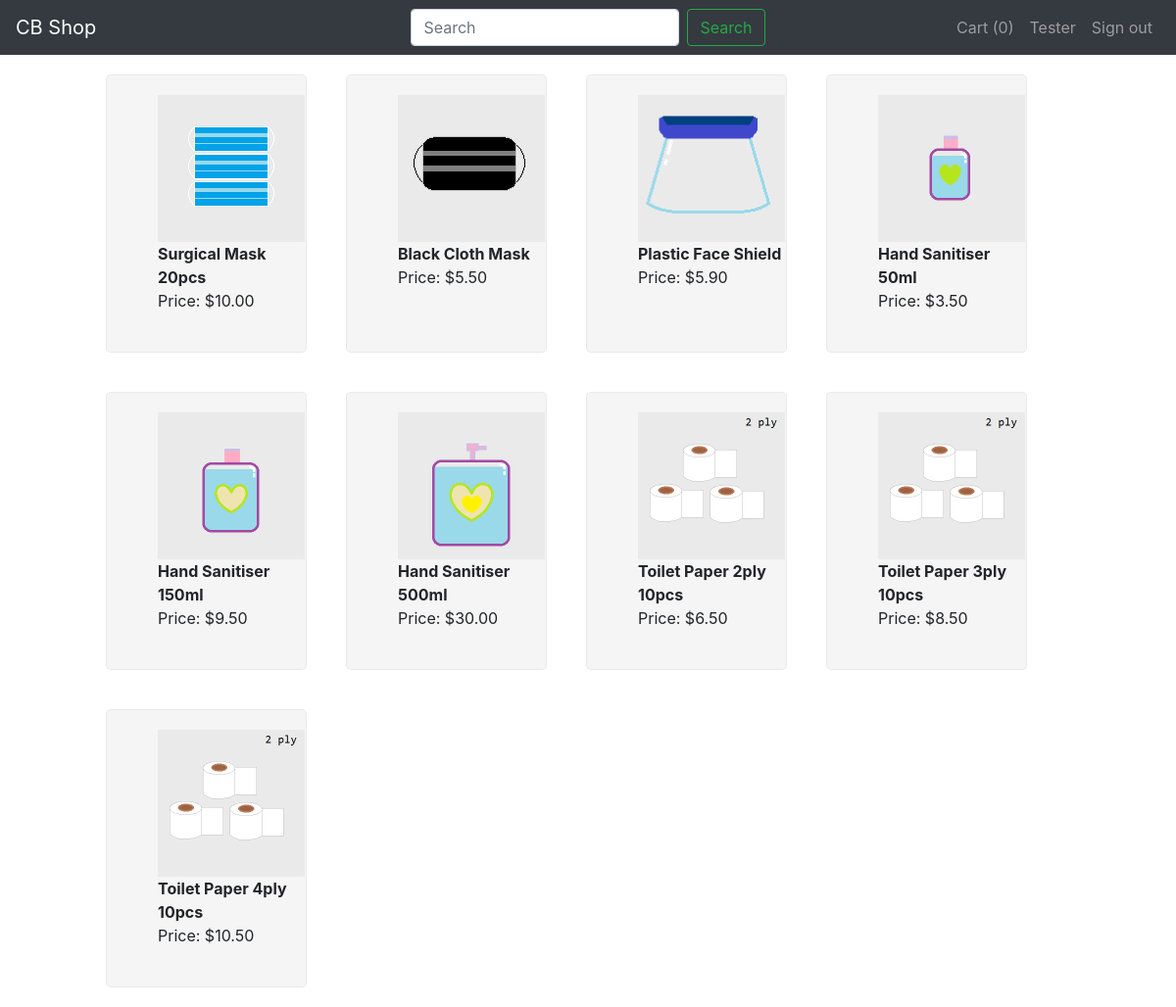
Screenshot of /home (signed in) with the database file from the repository.
### Database.py (models this page shows, shortened)
class User(db.Model):
    __tablename__ = "users"
    id = Column(Integer, primary_key=True)
    public_id = Column(String(50), unique=True)
    username = Column(String(100))
    email = Column(String(120), index=True, unique=True)
    password = Column(String(128))
    security_questions = Column(String(128))
    security_questions_answer = Column(String(128))
    is_authenticated = Column(Boolean, default=False)
    is_active = Column(Boolean, default=False)
    is_anonymous = Column(Boolean, default=False)
    is_admin = Column(Boolean, default=False)
    user_reviews = relationship("Reviews")
    cart = relationship("Cart")

class Product(db.Model):
    __tablename__ = 'products'
    product_id = Column(Integer, primary_key=True)
    product_name = Column(String)
    product_type = Column(String)
    product_price = Column(Float)
    product_description = Column(String)
    product_stock = Column(Integer)
    product_image = Column(String)
    product_reviews = relationship("Reviews")

### MainApp.py (the view)
@app.route('/', methods=['GET', 'POST'])
@app.route('/home', methods=['GET', 'POST'])
def home():
    user, cart_no = get_cart_size(current_user)
    product_list = Product.query.all()
    products = []
    for product in product_list:
        products.append([product.product_name, product.product_price, product.product_image])
    return render_template('home.html', products=products, length=len(products), user=user, cart_no=cart_no)

### MainApp.py (called while the page is built)
@app.before_request
def before_request():
    g.user = None
    if 'user' in session:
        g.user = session['user']

@app.after_request
def after_request(r):
    r.headers["Cache-Control"] = "no-cache, no-store"
    r.headers["Pragma"] = "no-cache"
    r.headers['server'] = 'www.cbshop.com'
    r.headers['Strict-Transport-Security'] = 'max-age=31536000; includeSubDomains'
    r.headers['X-Frame-Options'] = 'SAMEORIGIN'
    r.headers['X-XSS-Protection'] = '1; mode=block'
    r.headers['X-Content-Type-Options'] = 'nosniff'
    return r

@login_manager.user_loader
def load_user(user_id):
    return User.query.get(int(user_id))

def get_cart_size(user):
    if user.is_anonymous:
        return None, 0
    else:
        q = Cart.query.filter_by(id=user.id).all()
        return user, len(q)

### templates/home.html (shortened to what this page needs)
{% extends "base.html" %}
{% block content %}
<div class="row">
<div class="col col-1"></div>
{% for i in range(length) %}
    <div class="col col-2 item-container" id="{{ products[i][0] }}">
        {% if products[i][2] is none %}
        <img src="../static/img/None.png" class="item-image-mini">
        {% else %}
        <img src="../static/img/{{ products[i][2] }}" class="item-image-mini">
        {% endif %}
        <br>
        <span class="item-name">{{ products[i][0] }}</span>
        <br>
        <span class="item-price">Price: {{ "${:.2f}".format(products[i][1]) }}</span>
    </div>
    {% if (i+1) % 4 == 0 and i != 0 %}
    </div>
    <div class="row">
    <div class="col col-1"></div>
    {% endif %}
{% endfor %}
</div>
{% endblock %}

### templates/includes/_navbar.html (shortened to what this page needs)
<nav class="navbar navbar-dark navbar-expand-md bg-dark justify-content-center">
    <a href="/" class="navbar-brand d-flex w-50 mr-auto">CB Shop</a>
    <div class="navbar-collapse collapse w-100">
      {% if url_for(request.endpoint) == '/' or url_for(request.endpoint) == '/home' or url_for(request.endpoint) == '/search' %}
      <ul class="navbar-nav w-100 justify-content-center">
          <li class="nav-item active">
              <form class="form-inline my-2 my-lg-0" action="/search">
                <input class="form-control mr-sm-2" type="search" placeholder="Search" aria-label="Search" name="q">
                <button class="btn btn-outline-success my-2 my-sm-0" type="submit">Search</button>
              </form>
          </li>
      </ul>
      {% endif %}
      <ul class="nav navbar-nav ml-auto w-100 justify-content-end">
            {% if current_user.is_anonymous %}
            <li class="nav-item">
              <a class="nav-link" href="/login">Login</a>
            </li>
            <li class="nav-item">
                <a class="nav-link" href='/signup'>Sign Up</a>
            </li>
            {% else %}
            <li class="nav-item">
              <a class="nav-link" href="/cart">Cart ({{ cart_no }})</a>
            </li>
            <li class="nav-item">
                <a class="nav-link" href="{{ url_for('profile')}}">{{ user.username }}</a>
            </li>
            <li class="nav-item">
              <a class="nav-link" href="/logout">Sign out</a>
            </li>
            {% endif %}
        </ul>
    </div>
</nav>

### templates/home.html (style rules this page uses)
div.item-container { margin: 20px 20px; padding: 20px 0px 40px 52.5px; border: 1px #c2c2c238 solid; border-radius: 5px; background-color: WhiteSmoke; }
span.item-name { font-weight: bold; word-wrap: break-word; width: 150px }
img.item-image-mini { height: 150px; width: 150px; }

### rows the page displays
User: username "Tester"
Product: product_image (picture), product_name "Surgical Mask 20pcs", product_price "$10.00"
Product: product_image (picture), product_name "Black Cloth Mask", product_price "$5.50"
Product: product_image (picture), product_name "Plastic Face Shield", product_price "$5.90"
Product: product_image (picture), product_name "Hand Sanitiser 50ml", product_price "$3.50"
Product: product_image (picture), product_name "Hand Sanitiser 150ml", product_price "$9.50"
Product: product_image (picture), product_name "Hand Sanitiser 500ml", product_price "$30.00"
Product: product_image (picture), product_name "Toilet Paper 2ply 10pcs", product_price "$6.50"
Product: product_image (picture), product_name "Toilet Paper 3ply 10pcs", product_price "$8.50"
Product: product_image (picture), product_name "Toilet Paper 4ply 10pcs", product_price "$10.50"

### other values shown
{{ cart_no }} "0"
